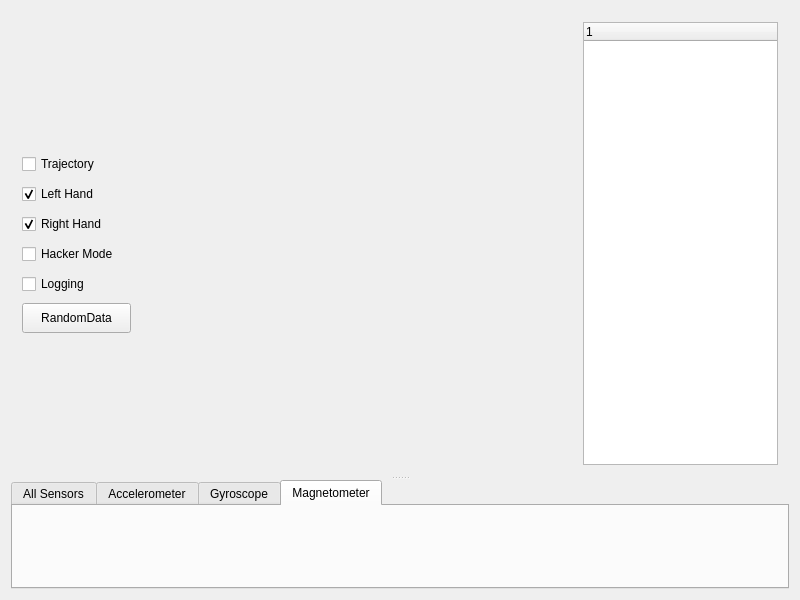
<?xml version="1.0" encoding="UTF-8"?>
<ui version="4.0">
 <class>GestusVisualization</class>
 <widget class="QMainWindow" name="GestusVisualization">
  <property name="geometry">
   <rect>
    <x>0</x>
    <y>0</y>
    <width>800</width>
    <height>600</height>
   </rect>
  </property>
  <property name="minimumSize">
   <size>
    <width>800</width>
    <height>600</height>
   </size>
  </property>
  <property name="windowTitle">
   <string>GR SDK</string>
  </property>
  <widget class="QWidget" name="centralWidget">
   <layout class="QGridLayout" name="gridLayout_2">
    <item row="0" column="0">
     <widget class="QSplitter" name="splitter">
      <property name="orientation">
       <enum>Qt::Vertical</enum>
      </property>
      <widget class="GestusGLWidget" name="GLwidget" native="true">
       <property name="sizePolicy">
        <sizepolicy hsizetype="Expanding" vsizetype="Preferred">
         <horstretch>0</horstretch>
         <verstretch>0</verstretch>
        </sizepolicy>
       </property>
       <property name="maximumSize">
        <size>
         <width>16777215</width>
         <height>16777215</height>
        </size>
       </property>
       <layout class="QGridLayout" name="gridLayout">
        <item row="0" column="0">
         <widget class="QWidget" name="widget" native="true">
          <property name="minimumSize">
           <size>
            <width>130</width>
            <height>200</height>
           </size>
          </property>
          <property name="maximumSize">
           <size>
            <width>130</width>
            <height>200</height>
           </size>
          </property>
          <widget class="QCheckBox" name="trajectoryCheckBox">
           <property name="geometry">
            <rect>
             <x>0</x>
             <y>10</y>
             <width>89</width>
             <height>22</height>
            </rect>
           </property>
           <property name="text">
            <string>Trajectory</string>
           </property>
          </widget>
          <widget class="QPushButton" name="randomData">
           <property name="enabled">
            <bool>true</bool>
           </property>
           <property name="geometry">
            <rect>
             <x>0</x>
             <y>160</y>
             <width>109</width>
             <height>30</height>
            </rect>
           </property>
           <property name="maximumSize">
            <size>
             <width>240</width>
             <height>30</height>
            </size>
           </property>
           <property name="text">
            <string>RandomData</string>
           </property>
          </widget>
          <widget class="QCheckBox" name="rightHandCheckBox">
           <property name="geometry">
            <rect>
             <x>0</x>
             <y>70</y>
             <width>97</width>
             <height>22</height>
            </rect>
           </property>
           <property name="palette">
            <palette>
             <active>
              <colorrole role="Button">
               <brush brushstyle="SolidPattern">
                <color alpha="255">
                 <red>59</red>
                 <green>2</green>
                 <blue>51</blue>
                </color>
               </brush>
              </colorrole>
             </active>
             <inactive>
              <colorrole role="Button">
               <brush brushstyle="SolidPattern">
                <color alpha="255">
                 <red>59</red>
                 <green>2</green>
                 <blue>51</blue>
                </color>
               </brush>
              </colorrole>
             </inactive>
             <disabled>
              <colorrole role="Button">
               <brush brushstyle="SolidPattern">
                <color alpha="255">
                 <red>59</red>
                 <green>2</green>
                 <blue>51</blue>
                </color>
               </brush>
              </colorrole>
             </disabled>
            </palette>
           </property>
           <property name="autoFillBackground">
            <bool>false</bool>
           </property>
           <property name="text">
            <string>Right Hand</string>
           </property>
           <property name="checked">
            <bool>true</bool>
           </property>
          </widget>
          <widget class="QCheckBox" name="loggingCheckBox">
           <property name="enabled">
            <bool>true</bool>
           </property>
           <property name="geometry">
            <rect>
             <x>0</x>
             <y>130</y>
             <width>78</width>
             <height>22</height>
            </rect>
           </property>
           <property name="text">
            <string>Logging</string>
           </property>
           <property name="checked">
            <bool>false</bool>
           </property>
          </widget>
          <widget class="QCheckBox" name="hackerModeCheckBox">
           <property name="enabled">
            <bool>true</bool>
           </property>
           <property name="geometry">
            <rect>
             <x>0</x>
             <y>100</y>
             <width>109</width>
             <height>22</height>
            </rect>
           </property>
           <property name="text">
            <string>Hacker Mode</string>
           </property>
          </widget>
          <widget class="QCheckBox" name="leftHandCheckBox">
           <property name="geometry">
            <rect>
             <x>0</x>
             <y>40</y>
             <width>88</width>
             <height>22</height>
            </rect>
           </property>
           <property name="text">
            <string>Left Hand</string>
           </property>
           <property name="checkable">
            <bool>true</bool>
           </property>
           <property name="checked">
            <bool>true</bool>
           </property>
          </widget>
         </widget>
        </item>
        <item row="0" column="1">
         <spacer name="horizontalSpacer">
          <property name="orientation">
           <enum>Qt::Horizontal</enum>
          </property>
          <property name="sizeHint" stdset="0">
           <size>
            <width>431</width>
            <height>20</height>
           </size>
          </property>
         </spacer>
        </item>
        <item row="0" column="2">
         <widget class="QTreeWidget" name="treeWidget">
          <property name="maximumSize">
           <size>
            <width>200</width>
            <height>500</height>
           </size>
          </property>
          <column>
           <property name="text">
            <string>1</string>
           </property>
          </column>
         </widget>
        </item>
       </layout>
      </widget>
      <widget class="QTabWidget" name="Plots">
       <property name="currentIndex">
        <number>3</number>
       </property>
       <widget class="QWidget" name="tab_all_data">
        <attribute name="title">
         <string>All Sensors</string>
        </attribute>
        <layout class="QHBoxLayout" name="horizontalLayout_2">
         <item>
          <widget class="QCustomPlot" name="accelerometer" native="true">
           <property name="maximumSize">
            <size>
             <width>16777215</width>
             <height>16777215</height>
            </size>
           </property>
          </widget>
         </item>
         <item>
          <widget class="QCustomPlot" name="gyroscope" native="true"/>
         </item>
         <item>
          <widget class="QCustomPlot" name="magnetometer" native="true"/>
         </item>
        </layout>
       </widget>
       <widget class="QWidget" name="tab_accelerometer">
        <attribute name="title">
         <string>Accelerometer</string>
        </attribute>
        <layout class="QVBoxLayout" name="verticalLayout_5">
         <item>
          <widget class="QCustomPlot" name="only_accelerometer" native="true">
           <property name="minimumSize">
            <size>
             <width>0</width>
             <height>0</height>
            </size>
           </property>
           <property name="maximumSize">
            <size>
             <width>16777215</width>
             <height>16777215</height>
            </size>
           </property>
           <property name="baseSize">
            <size>
             <width>300</width>
             <height>0</height>
            </size>
           </property>
          </widget>
         </item>
        </layout>
       </widget>
       <widget class="QWidget" name="tab_gyroscope">
        <attribute name="title">
         <string>Gyroscope</string>
        </attribute>
        <layout class="QVBoxLayout" name="verticalLayout_4">
         <item>
          <widget class="QCustomPlot" name="only_gyroscope" native="true">
           <property name="minimumSize">
            <size>
             <width>0</width>
             <height>0</height>
            </size>
           </property>
           <property name="maximumSize">
            <size>
             <width>16777215</width>
             <height>16777215</height>
            </size>
           </property>
           <property name="baseSize">
            <size>
             <width>300</width>
             <height>0</height>
            </size>
           </property>
          </widget>
         </item>
        </layout>
       </widget>
       <widget class="QWidget" name="tab_magnetometer">
        <attribute name="title">
         <string>Magnetometer</string>
        </attribute>
        <layout class="QVBoxLayout" name="verticalLayout">
         <item>
          <widget class="QCustomPlot" name="only_magnetometer" native="true">
           <property name="minimumSize">
            <size>
             <width>0</width>
             <height>0</height>
            </size>
           </property>
           <property name="maximumSize">
            <size>
             <width>16777215</width>
             <height>16777215</height>
            </size>
           </property>
           <property name="baseSize">
            <size>
             <width>300</width>
             <height>0</height>
            </size>
           </property>
          </widget>
         </item>
        </layout>
       </widget>
      </widget>
     </widget>
    </item>
   </layout>
  </widget>
  <action name="actionWhat">
   <property name="text">
    <string>&amp;what?</string>
   </property>
  </action>
  <action name="actionIs">
   <property name="text">
    <string>&amp;is</string>
   </property>
  </action>
 </widget>
 <layoutdefault spacing="6" margin="11"/>
 <customwidgets>
  <customwidget>
   <class>GestusGLWidget</class>
   <extends>QWidget</extends>
   <header>gestusGLWidget.h</header>
   <container>1</container>
  </customwidget>
  <customwidget>
   <class>QCustomPlot</class>
   <extends>QWidget</extends>
   <header>qcustomplot.h</header>
   <container>1</container>
  </customwidget>
 </customwidgets>
 <resources/>
 <connections/>
</ui>
